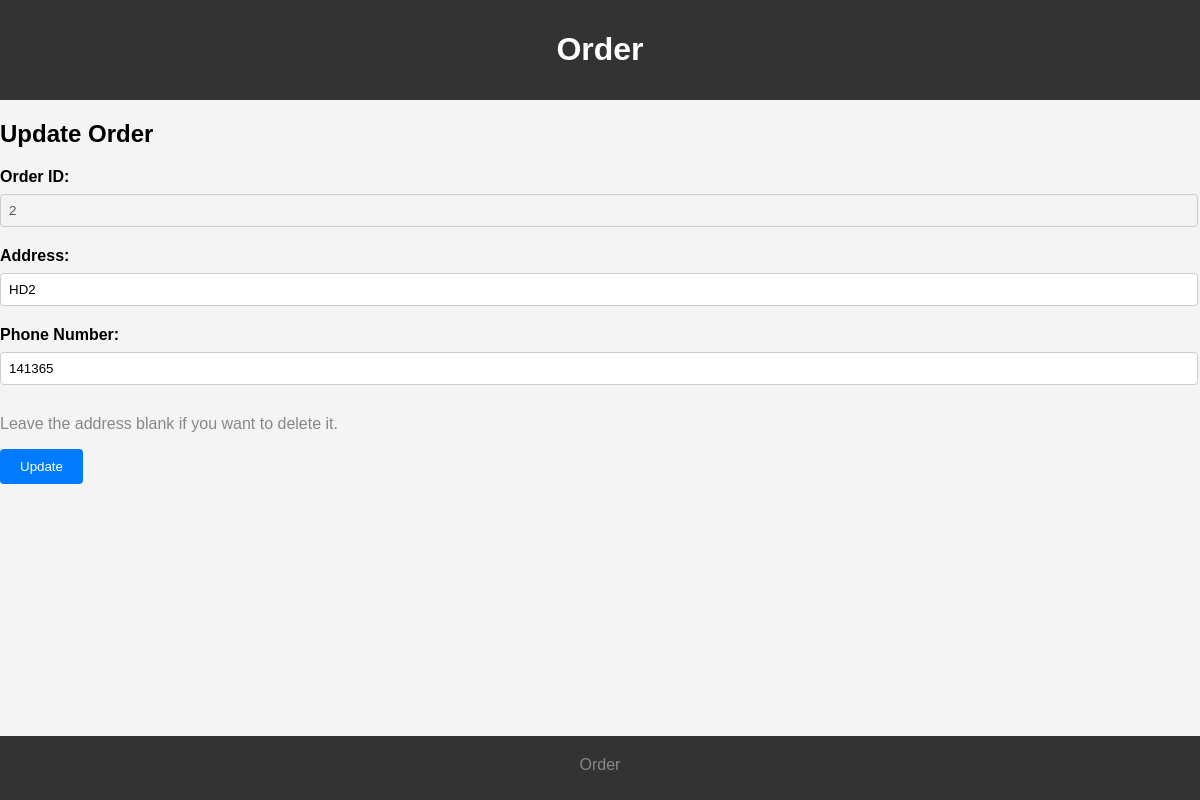
The page /staff/order/2/update_order on the database as committed earlier.
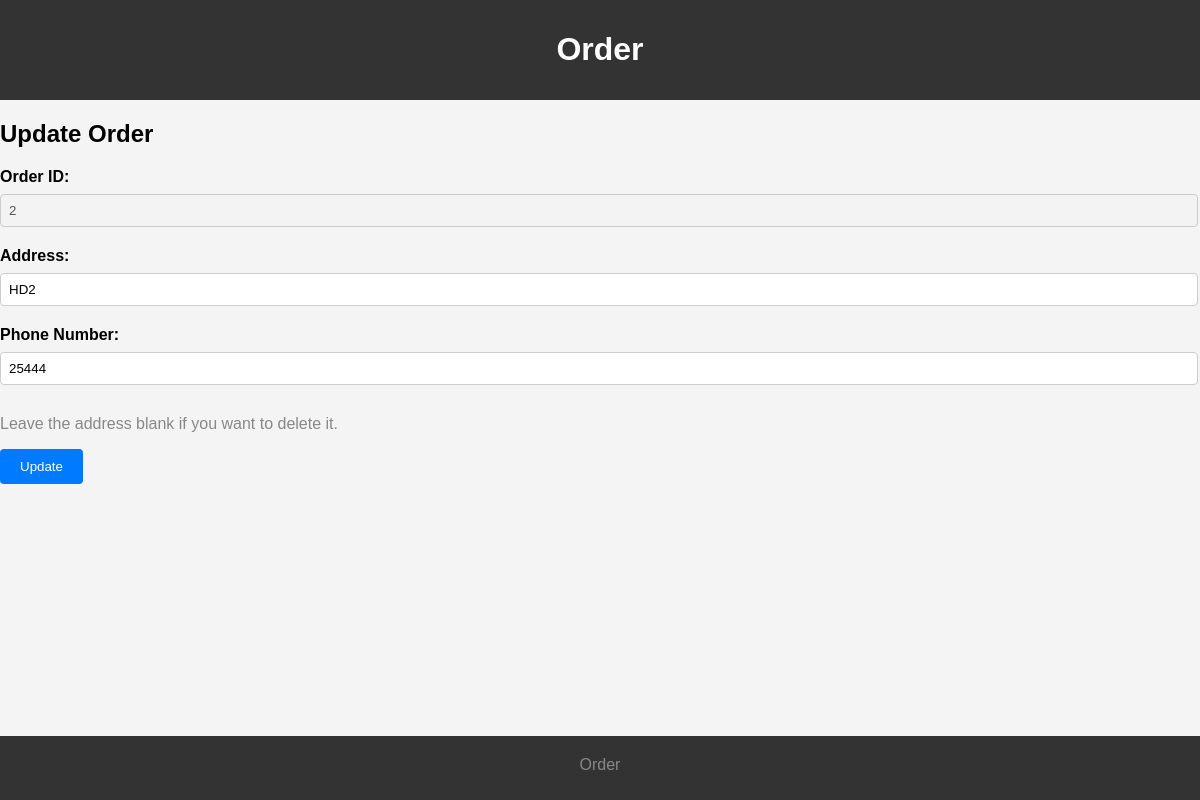
The same page on the database as committed later.
### myproject/models.py (models this page shows)
class Order(models.Model):
    order_id = models.IntegerField()
    address = models.CharField(max_length=100)
    phone_number = models.IntegerField(null = True)
    status = models.CharField(max_length=100)

### myproject/views.py (the view, shortened to what this page needs)
# urls.py: path("staff/order/<int:order_id>/update_order", views.Order_.update_order, name="staff/order/order_id/update_order"),
    def update_order(request, order_id):
        order = get_object_or_404(Order, order_id=order_id)
        return render(request, "myproject/order/update_order.html", {'order': order})

### myproject/templates/myproject/order/update_order.html (shortened to what this page needs)
<!DOCTYPE html>
<html lang="en">
<head>
</head>
<body>
    <header>
        <h1>Order</h1>
    </header>
    <h2>Update Order</h2>
    <form method="post">
        <label for="Order ID">Order ID:</label>
        <input type="text" id="order_id" name="order_id" value="{{ order.order_id }}" disabled><br>
        <label for="Address">Address:</label>
        <input type="text" id="address" name="address" value="{{ order.address }}"><br>
        <label for="Phone Number">Phone Number:</label>
        <input type="text" id="phone_number" name="phone_number" value="{{ order.phone_number }}"><br>
        <p>Leave the address blank if you want to delete it.</p>
        <button type="submit">Update</button>
    </form>
    <footer>
        <p>Order</p>
    </footer>
</body>
</html>

Rows that differ between the two databases and show on the page:
removed Order: order_id "2", address "HD2", phone_number "141365"
added Order: order_id "2", address "HD2", phone_number "25444"
